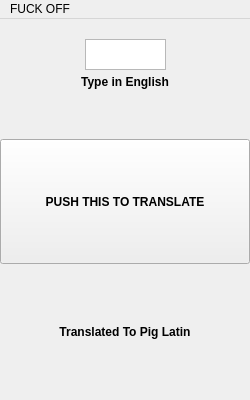
<?xml version="1.0" encoding="UTF-8"?>
<ui version="4.0">
 <class>MainWindow</class>
 <widget class="QMainWindow" name="MainWindow">
  <property name="geometry">
   <rect>
    <x>0</x>
    <y>0</y>
    <width>250</width>
    <height>400</height>
   </rect>
  </property>
  <property name="windowTitle">
   <string>MainWindow</string>
  </property>
  <property name="autoFillBackground">
   <bool>false</bool>
  </property>
  <widget class="QWidget" name="centralwidget">
   <widget class="QPushButton" name="pushButton1">
    <property name="geometry">
     <rect>
      <x>0</x>
      <y>120</y>
      <width>250</width>
      <height>125</height>
     </rect>
    </property>
    <property name="font">
     <font>
      <weight>75</weight>
      <bold>true</bold>
     </font>
    </property>
    <property name="text">
     <string>PUSH THIS TO TRANSLATE</string>
    </property>
   </widget>
   <widget class="QLabel" name="topLabel">
    <property name="geometry">
     <rect>
      <x>0</x>
      <y>0</y>
      <width>250</width>
      <height>125</height>
     </rect>
    </property>
    <property name="font">
     <font>
      <weight>75</weight>
      <bold>true</bold>
     </font>
    </property>
    <property name="autoFillBackground">
     <bool>false</bool>
    </property>
    <property name="text">
     <string>Type in English</string>
    </property>
    <property name="alignment">
     <set>Qt::AlignCenter</set>
    </property>
   </widget>
   <widget class="QLabel" name="topLabel_2">
    <property name="geometry">
     <rect>
      <x>0</x>
      <y>250</y>
      <width>250</width>
      <height>125</height>
     </rect>
    </property>
    <property name="font">
     <font>
      <weight>75</weight>
      <bold>true</bold>
     </font>
    </property>
    <property name="text">
     <string>Translated To Pig Latin</string>
    </property>
    <property name="alignment">
     <set>Qt::AlignCenter</set>
    </property>
   </widget>
   <widget class="QPlainTextEdit" name="plainTextEdit">
    <property name="geometry">
     <rect>
      <x>85</x>
      <y>20</y>
      <width>81</width>
      <height>31</height>
     </rect>
    </property>
   </widget>
  </widget>
  <widget class="QMenuBar" name="menubar">
   <property name="geometry">
    <rect>
     <x>0</x>
     <y>0</y>
     <width>250</width>
     <height>21</height>
    </rect>
   </property>
   <widget class="QMenu" name="menuFUCK_OFF">
    <property name="title">
     <string>FUCK OFF</string>
    </property>
   </widget>
   <addaction name="menuFUCK_OFF"/>
  </widget>
 </widget>
 <resources/>
 <connections/>
</ui>
